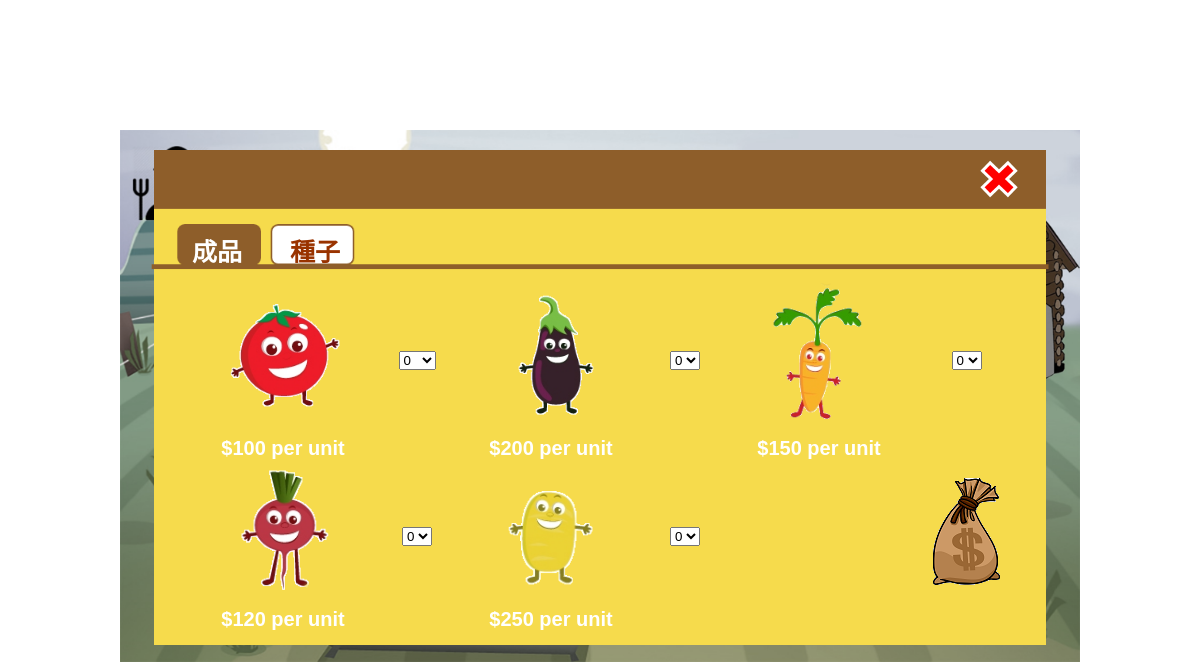
The app's page /2_warehouse.php (signed in) with its own data.
### tables this page shows
CREATE TABLE IF NOT EXISTS `product` (
  `pid` varchar(15) NOT NULL,
  `pprice` int(11) NOT NULL,
  `penergy` int(11) NOT NULL
);

### 2_warehouse.php (the view, shortened to what this page needs)
<?php
include"config.php";
$id=$_SESSION['uid'];
?>
<!DOCTYPE html>
<html>
<head>
</head>
<body>
<div id="frame">
<a href="1_main.php"><img src="img\dark.png" /></a>
<img id="menu" src="img\warehouse_product.png" />
<a href="1_main.php"><img id="cancel" src="img\cancel.png"/></a>
<a href="2_warehouse_seed.php"><p id="seed">種子</p></a>
<a href="2_warehouse.php" ><p id="product">成品</p></a>
<form method="post" action="warehouse_sell.php">
<table id='list1' >
<tr><td><img src='img\tomato.png' width='115' height='110'></td>
<td width=80px><select name="tomato">
	<?php
		$sql = "select * from warehouse where uid='$id' and pid = 'tomato' ;";
		$results=mysqli_query($conn,$sql);
		$row = mysqli_fetch_assoc($results);
		for($i=0;$i<=$row['pcount'];$i++){
			echo "<option>$i</option>";
		}
	?>
</select></td>
<td><img src='img\eggplant.png' width='95' height='95'></td>
<td width=80px><select name="eggplant">
	<?php
		$sql = "select * from warehouse where uid='$id' and pid = 'eggplant' ;";
		$results=mysqli_query($conn,$sql);
		$row = mysqli_fetch_assoc($results);
		for($i=0;$i<=$row['pcount'];$i++){
			echo "<option>$i</option>";
		}
	?>
</select></td>
<td><img src='img\carrot.png' width='95' height='95'></td>
<td width=80px><select name="carrot">
	<?php
		$sql = "select * from warehouse where uid='$id' and pid = 'carrot' ;";
		$results=mysqli_query($conn,$sql);
		$row = mysqli_fetch_assoc($results);
		for($i=0;$i<=$row['pcount'];$i++){
			echo "<option>$i</option>";
		}
	?>
</select></td>
<?php
	$sql = "select * from product where pid = 'tomato' ;";
    $results=mysqli_query($conn,$sql);
	while (	$rs=mysqli_fetch_array($results)) {
		echo "<tr><td width = 180px>$",$rs['pprice'] ," per unit</td>" ;
	}
?>
<?php
	$sql = "select * from product where pid = 'eggplant' ;";
    $results=mysqli_query($conn,$sql);
	while (	$rs=mysqli_fetch_array($results)) {
		echo "<td></td><td width = 180px>$",$rs['pprice'] ," per unit</td>" ;
	}
?>
<?php
	$sql = "select * from product where pid = 'carrot' ;";
    $results=mysqli_query($conn,$sql);
	while (	$rs=mysqli_fetch_array($results)) {
		echo "<td></td><td width = 180px>$",$rs['pprice'] ," per unit</td></tr>" ;
	}
?>
<tr><td><img src='img\beetroot.png' width='95' height='95'></td>
<td width=80px><select name="beetroot">
	<?php
		$sql = "select * from warehouse where pid = 'beetroot' ;";
		$results=mysqli_query($conn,$sql);
		$row = mysqli_fetch_assoc($results);
		for($i=0;$i<=$row['pcount'];$i++){
			echo "<option>$i</option>";
		}
	?>
</select></td>
<td><img src='img\yellowbean.png' width='95' height='95'></td>
<td width=80px><select name="yellowbean">
	<?php
		$sql = "select * from warehouse where pid = 'yellowbean' ;";
		$results=mysqli_query($conn,$sql);
		$row = mysqli_fetch_assoc($results);
		for($i=0;$i<=$row['pcount'];$i++){
			echo "<option>$i</option>";
		}
	?>
</select></td>
<td></td><td><input type="image" src="img\sell.png" alt="OK"/></td>
<tr>
<?php
	$sql = "select * from product where pid like '%b%' ;";
    $results=mysqli_query($conn,$sql);
	while (	$rs=mysqli_fetch_array($results)) {
		echo "<td width = 180px>$",$rs['pprice'] ," per unit</td><td></td>" ;
	}
?>
</table>
</form>
</div>
</body>
</html>

### 2_warehouse.php (style rules this page uses)
#frame { position: absolute; width: 960px; top: 50%; left: 50%; margin: -270px 0 0 -480px; }
#frame img { max-width:100%; width:expression(document.body.clientWidth>document.getElementById("frame").scrollWidth*8/10? "100%": "auto" ); height:auto; }
#list1 { position: absolute; top: 150px; left: 70px; font-weight: bold; font-family: Arimo; font-size:20px; text-align=center; color:white; }
#menu { position: absolute; width:900px; top: 20px; left: 30px; }
#product { position: absolute; top: 77px; left: 72px; font-weight: bold; font-family: Arimo; color:white; font-size:25px; }
#seed { position: absolute; top: 77px; left: 170px; font-weight: bold; font-family: Arimo; color:#993300; font-size:25px; }
td { text-align: center; }
#cancel { position: absolute; top: 30px; left: 860px; }

### records on screen
product: pprice "100"
product: pprice "200"
product: pprice "150"
product: pprice "120"
product: pprice "250"

### other values on screen
form field tomato "0"
form field eggplant "0"
form field carrot "0"
form field beetroot "0"
form field yellowbean "0"
